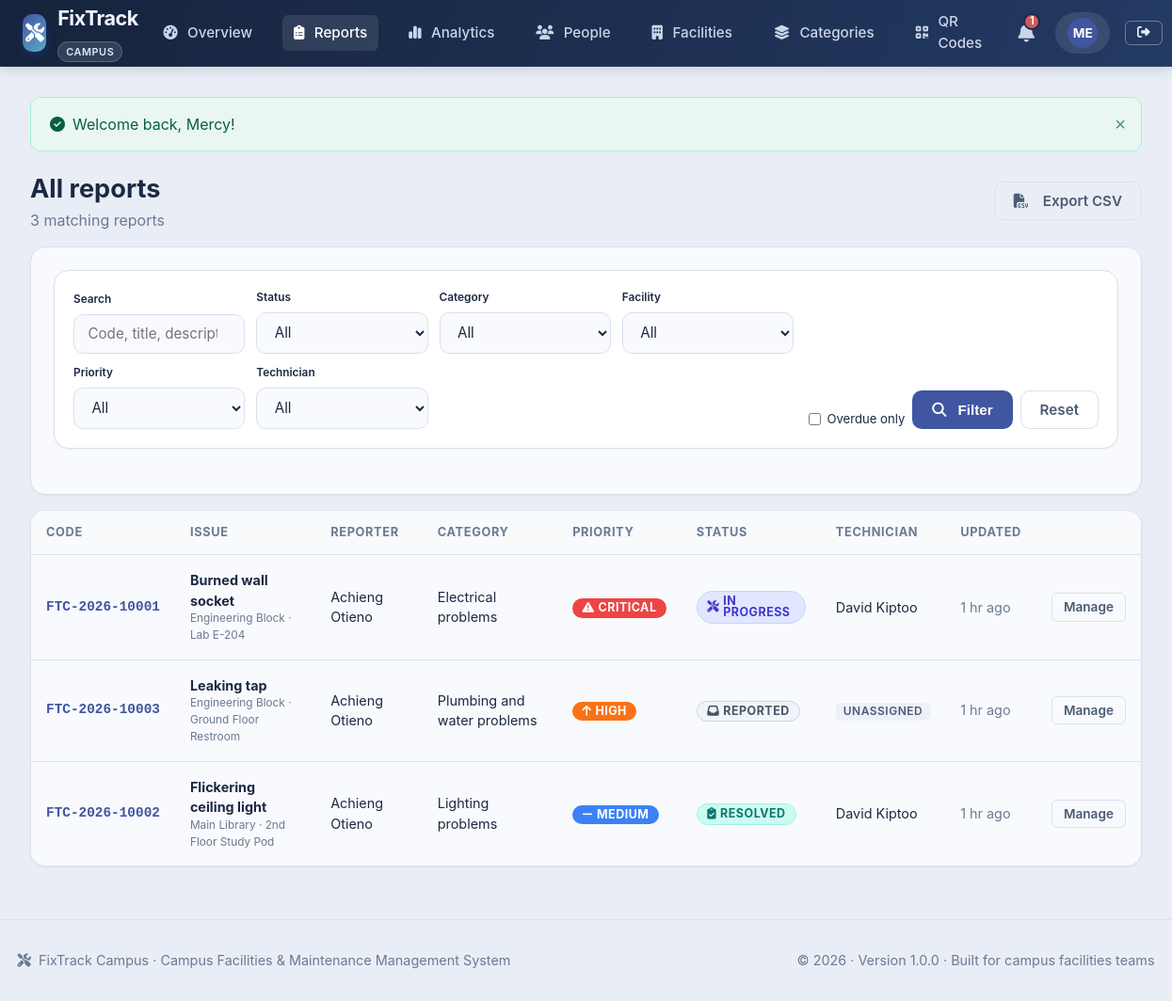
Screenshot of /admin/reports.php (signed in) with the database file from the repository.
### tables this page shows
CREATE TABLE reports (
    id INT AUTO_INCREMENT PRIMARY KEY,
    tracking_code VARCHAR(30) NOT NULL UNIQUE,
    student_id INT NULL,                        
    guest_name VARCHAR(100) NULL,
    guest_email VARCHAR(150) NULL,
    guest_token VARCHAR(64) NULL UNIQUE,        
    is_guest TINYINT(1) NOT NULL DEFAULT 0,
    category_id INT NOT NULL,
    facility_id INT NOT NULL,
    room_number VARCHAR(100) NOT NULL,
    title VARCHAR(200) NOT NULL,
    description TEXT NOT NULL,
    priority ENUM('low', 'medium', 'high', 'critical') NOT NULL DEFAULT 'medium',
    status ENUM('REPORTED', 'UNDER REVIEW', 'APPROVED', 'ASSIGNED', 'IN PROGRESS',
                'RESOLVED', 'VERIFIED', 'CLOSED', 'REJECTED') NOT NULL DEFAULT 'REPORTED',
    deadline DATETIME NULL,
    rejection_reason TEXT NULL,
    resolved_at DATETIME NULL,
    verified_at DATETIME NULL,
    closed_at DATETIME NULL,
    created_at DATETIME NOT NULL DEFAULT CURRENT_TIMESTAMP,
    updated_at DATETIME NOT NULL DEFAULT CURRENT_TIMESTAMP ON UPDATE CURRENT_TIMESTAMP,
    CONSTRAINT fk_report_student FOREIGN KEY (student_id) REFERENCES users(id) ON DELETE CASCADE,
    CONSTRAINT fk_report_category FOREIGN KEY (category_id) REFERENCES categories(id) ON DELETE RESTRICT,
    CONSTRAINT fk_report_facility FOREIGN KEY (facility_id) REFERENCES facilities(id) ON DELETE RESTRICT,
    INDEX idx_report_tracking (tracking_code),
    INDEX idx_report_status (status),
    INDEX idx_report_priority (priority)
);

CREATE TABLE facilities (
    id INT AUTO_INCREMENT PRIMARY KEY,
    name VARCHAR(150) NOT NULL,
    building_code VARCHAR(30) NOT NULL UNIQUE,
    campus_zone VARCHAR(100) NOT NULL,
    description TEXT NULL,
    total_floors INT DEFAULT 1,
    is_active TINYINT(1) NOT NULL DEFAULT 1,
    created_at DATETIME NOT NULL DEFAULT CURRENT_TIMESTAMP
);

CREATE TABLE categories (
    id INT AUTO_INCREMENT PRIMARY KEY,
    name VARCHAR(100) NOT NULL,
    slug VARCHAR(100) NOT NULL UNIQUE,
    description TEXT NULL,
    icon VARCHAR(50) NOT NULL DEFAULT 'wrench',
    default_priority ENUM('low', 'medium', 'high', 'critical') DEFAULT 'medium',
    default_sla_hours INT DEFAULT 48,
    is_active TINYINT(1) DEFAULT 1,
    created_at DATETIME NOT NULL DEFAULT CURRENT_TIMESTAMP
);

### admin/reports.php (the view, shortened to what this page needs)
<?php
require_once __DIR__ . '/../includes/functions.php';
$pdo = get_db();
$overdue   = isset($_GET['overdue']) ? 1 : 0;
$q         = trim($_GET['q'] ?? '');
$page      = max(1, (int)($_GET['page'] ?? 1));
$perPage   = 15;
$where = ['1=1'];
$params = [];
$whereSql = implode(' AND ', $where);
$countStmt = $pdo->prepare("SELECT COUNT(*) FROM reports r
    LEFT JOIN users u ON u.id = r.student_id WHERE $whereSql");
$countStmt->execute($params);
$totalRows = (int)$countStmt->fetchColumn();
$pages = max(1, (int)ceil($totalRows / $perPage));
$page = min($page, $pages);
$offset = ($page - 1) * $perPage;
$stmt = $pdo->prepare("
    SELECT r.*, c.name AS category_name, f.name AS facility_name,
           COALESCE(u.full_name, r.guest_name) AS student_name,
           (SELECT t.full_name FROM assignments a JOIN users t ON t.id = a.technician_id
            WHERE a.report_id = r.id AND a.status <> 'reassigned'
            ORDER BY a.assigned_at DESC LIMIT 1) AS technician_name
    FROM reports r
    JOIN categories c ON c.id = r.category_id
    JOIN facilities f ON f.id = r.facility_id
    LEFT JOIN users u ON u.id = r.student_id
    WHERE $whereSql
    ORDER BY FIELD(r.priority,'critical','high','medium','low') ASC, r.updated_at DESC
    LIMIT $perPage OFFSET $offset
");
$stmt->execute($params);
$reports = $stmt->fetchAll();
include __DIR__ . '/../includes/header.php';
function aq(array $extra = []): string {
    $keys = ['status','category','facility','priority','technician','overdue','q'];
    $vals = [];
    return http_build_query(array_merge($vals, $extra));
}
$exportQuery = aq();
?>
<div class="d-flex justify-between align-center mb-4" style="flex-wrap:wrap;gap:1rem">
    <div><h1 style="font-size:1.7rem">All reports</h1><p class="text-muted"><?= (int)$totalRows ?> matching report<?= $totalRows === 1 ? '' : 's' ?></p></div>
    <a class="btn btn-outline" href="<?= e(url('export.php?' . $exportQuery)) ?>"><i class="fas fa-file-csv mr-2"></i>Export CSV</a>
</div>
<div class="card mb-4"><div class="card-body">
    <form method="get" action="<?= e(url('admin/reports.php')) ?>" class="filter-toolbar">
        <div class="filter-grid" style="flex:1">
            <div class="form-group mb-0"><label class="form-label x-small">Search</label><input class="form-control" type="search" name="q" value="<?= e($q) ?>" placeholder="Code, title, description, reporter"></div>
            <div class="form-group mb-0"><label class="form-label x-small">Status</label><select class="form-control" name="status"><option value="">All</option>
            </select></div>
            <div class="form-group mb-0"><label class="form-label x-small">Category</label><select class="form-control" name="category"><option value="">All</option>
            </select></div>
            <div class="form-group mb-0"><label class="form-label x-small">Facility</label><select class="form-control" name="facility"><option value="">All</option>
            </select></div>
            <div class="form-group mb-0"><label class="form-label x-small">Priority</label><select class="form-control" name="priority"><option value="">All</option>
            </select></div>
            <div class="form-group mb-0"><label class="form-label x-small">Technician</label><select class="form-control" name="technician"><option value="">All</option>
            </select></div>
        </div>
        <div class="toolbar-actions">
            <label class="small" style="display:flex;align-items:center;gap:.4rem"><input type="checkbox" name="overdue" value="1" <?= $overdue ? 'checked' : '' ?>> Overdue only</label>
            <button class="btn btn-primary" type="submit"><i class="fas fa-magnifying-glass mr-1"></i>Filter</button>
            <a class="btn btn-outline" href="<?= e(url('admin/reports.php')) ?>">Reset</a>
        </div>
    </form>
</div></div>
<div class="card"><div class="card-body p-0">
    <?php if (!$reports): ?><div class="empty-state"><i class="fas fa-magnifying-glass"></i><h3>No reports found</h3><p>Try a different filter combination.</p></div>
    <?php else: ?>
    <div class="table-responsive"><table class="table">
        <thead><tr><th>Code</th><th>Issue</th><th>Reporter</th><th>Category</th><th>Priority</th><th>Status</th><th>Technician</th><th>Updated</th><th></th></tr></thead>
        <tbody>
        <?php foreach ($reports as $r): ?>
            <tr>
                <td class="tracking-code"><?= e($r['tracking_code']) ?></td>
                <td><strong><?= e(mb_substr($r['title'], 0, 48)) ?></strong><div class="x-small text-muted"><?= e($r['facility_name']) ?> &middot; <?= e($r['room_number']) ?></div></td>
                <td class="small"><?= e($r['student_name']) ?><?php if ($r['is_guest']): ?> <span class="badge badge-soft">Guest</span><?php endif; ?></td>
                <td class="small"><?= e($r['category_name']) ?></td>
                <td><?= format_priority_badge($r['priority']) ?></td>
                <td><?= format_status_badge($r['status']) ?><?php if (is_overdue($r['deadline'], $r['status'])): ?><div class="mt-1"><span class="badge badge-overdue">Overdue</span></div><?php endif; ?></td>
                <td class="small"><?= $r['technician_name'] ? e($r['technician_name']) : '<span class="badge badge-soft">Unassigned</span>' ?></td>
                <td class="small text-muted nowrap"><?= e(time_ago($r['updated_at'])) ?></td>
                <td><a class="btn btn-outline btn-sm" href="<?= e(url('admin/report-view.php?id=' . (int)$r['id'])) ?>">Manage</a></td>
            </tr>
        <?php endforeach; ?>
        </tbody>
    </table></div>
    <?php endif; ?>
</div></div>
<?php include __DIR__ . '/../includes/footer.php'; ?>

### includes/functions.php (shortened to what this page needs)
<?php
function url(string $path = ''): string {
    return rtrim(BASE_URL, '/') . '/' . ltrim($path, '/');
}
function e(?string $value): string {
    return htmlspecialchars((string)($value ?? ''), ENT_QUOTES, 'UTF-8');
}
function format_status_badge(string $status): string {
    $colorClass = 'badge-secondary';
    $icon = 'info-circle';
    switch (strtoupper($status)) {
        case STATUS_REPORTED:
            $colorClass = 'badge-status-reported';
            $icon = 'inbox';
            break;
        case STATUS_IN_PROGRESS:
            $colorClass = 'badge-status-inprogress';
            $icon = 'tools';
            break;
        case STATUS_RESOLVED:
            $colorClass = 'badge-status-resolved';
            $icon = 'clipboard-check';
            break;
    }
    return '<span class="badge ' . $colorClass . '"><i class="fas fa-' . $icon . ' mr-1"></i> ' . e($status) . '</span>';
}
function format_priority_badge(string $priority): string {
    $p = strtolower($priority);
    $colorClass = 'badge-secondary';
    $icon = 'flag';
    switch ($p) {
        case 'critical':
            $colorClass = 'badge-priority-critical';
            $icon = 'exclamation-triangle';
            break;
        case 'high':
            $colorClass = 'badge-priority-high';
            $icon = 'arrow-up';
            break;
        case 'medium':
            $colorClass = 'badge-priority-medium';
            $icon = 'minus';
            break;
    }
    return '<span class="badge ' . $colorClass . '"><i class="fas fa-' . $icon . ' mr-1"></i> ' . ucfirst(e($priority)) . '</span>';
}
function time_ago(?string $datetime): string {
    $time = strtotime($datetime);
    $diff = time() - $time;
    if ($diff < 86400) {
        $h = floor($diff / 3600);
        return $h . ($h == 1 ? ' hr ago' : ' hrs ago');
    }
    return date('M j, Y', $time);
}
function get_flash(string $type): ?string {
    $key = 'flash_' . $type;
    if (isset($_SESSION[$key])) {
        $msg = $_SESSION[$key];
        return $msg;
    }
    return null;
}
function render_flash_messages(): string {
    $html = '';
    $types = ['success' => 'check-circle', 'error' => 'exclamation-circle', 'warning' => 'exclamation-triangle', 'info' => 'info-circle'];
    foreach ($types as $type => $icon) {
        $msg = get_flash($type);
        if ($msg) {
            $alertClass = ($type === 'error') ? 'alert-danger' : 'alert-' . $type;
            $html .= '<div class="alert ' . $alertClass . ' alert-dismissible fade show" role="alert">
                <i class="fas fa-' . $icon . ' mr-2"></i> ' . e($msg) . '
                <button type="button" class="close-btn" onclick="this.parentElement.remove()" aria-label="Close">&times;</button>
            </div>';
        }
    }
    return $html;
}

### assets/css/pages.css (style rules this page uses)
.filter-toolbar { display: flex; flex-wrap: wrap; gap: 1rem; align-items: flex-end; }
.filter-grid { display: grid; grid-template-columns: repeat(auto-fit, minmax(160px, 1fr)); gap: .75rem; flex: 1; }
.toolbar-actions { display: flex; flex-wrap: wrap; gap: .5rem; align-items: flex-end; }
.tracking-code { font-family: ui-monospace, Menlo, monospace; font-size: .85rem; font-weight: 700; color: var(--primary); white-space: nowrap; }
.small { font-size: .82rem; }
.x-small { font-size: .74rem; }
.nowrap { white-space: nowrap; }
.badge-soft { display: inline-block; padding: .2rem .5rem; border-radius: var(--radius-sm); background: var(--secondary-light); color: var(--text-secondary); font-size: .75rem; font-weight: 600; }
.mb-0 { margin-bottom: 0 !important; }
.card, .stat-card, .feature-card, .qr-card, .description-box, .form-control, .table, .dropzone-box, .pagination a, .pagination span, .demo-credentials code { background: var(--bg-card); }

### rows the page displays
reports: tracking_code "FTC-2026-10001", title "Burned wall socket", facility.name "Engineering Block", room_number "Lab E-204", student_name "Achieng Otieno", category.name "Electrical problems", priority "CRITICAL", status "IN PROGRESS", technician_name "David Kiptoo", updated_at "1 hr ago"
reports: tracking_code "FTC-2026-10003", title "Leaking tap", facility.name "Engineering Block", room_number "Ground Floor Restroom", student_name "Achieng Otieno", category.name "Plumbing and water problems", priority "HIGH", status "REPORTED", shows "UNASSIGNED", updated_at "1 hr ago"
reports: tracking_code "FTC-2026-10002", title "Flickering ceiling light", facility.name "Main Library", room_number "2nd Floor Study Pod", student_name "Achieng Otieno", category.name "Lighting problems", priority "MEDIUM", status "RESOLVED", technician_name "David Kiptoo", updated_at "1 hr ago"

### other values shown
$link[0] "Overview"
$link[0] "Reports"
$link[0] "Analytics"
$link[0] "People"
$link[0] "Facilities"
$link[0] "Categories"
$link[0] "QR Codes"
$unread "1"
mb_substr($user['name'], 0, 2) "ME"
$msg "Welcome back, Mercy!"
$totalRows "3"
APP_NAME "FixTrack Campus"
APP_TAGLINE "Campus Facilities & Maintenance Management System"
APP_VERSION "1.0.0"
